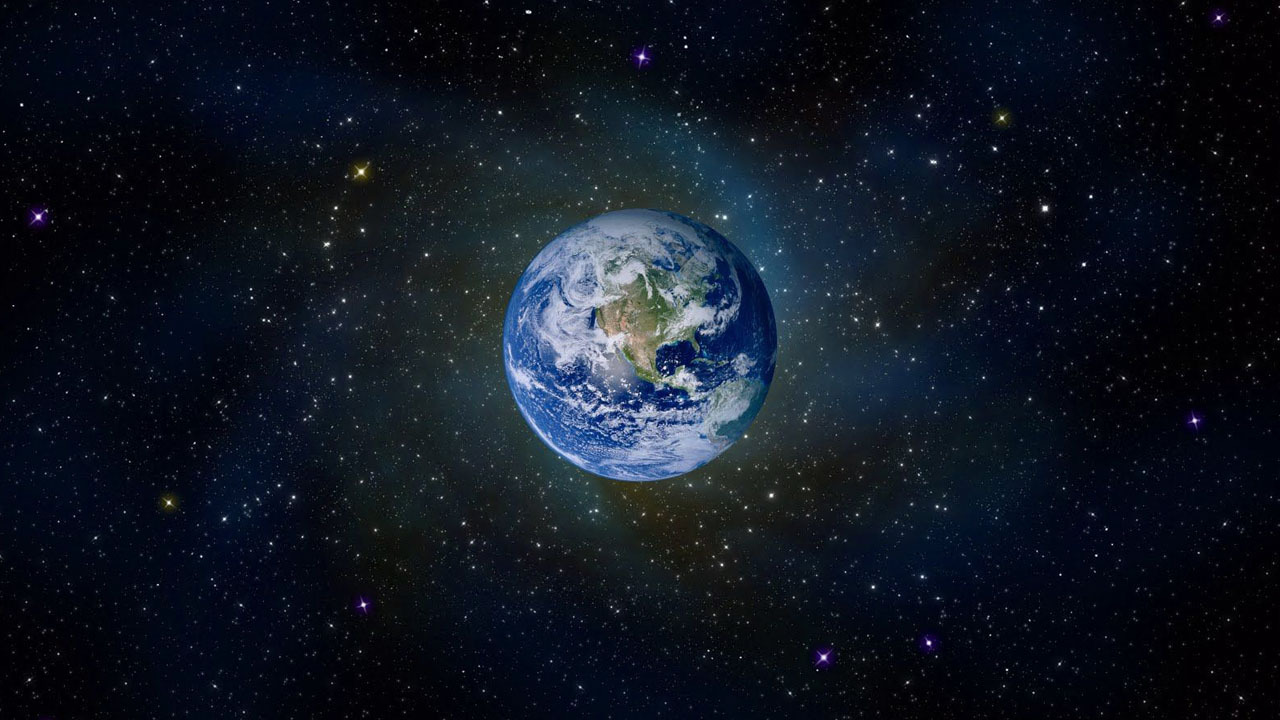
//> input picture chromaKeying/background.jpg, 1280 x 720 px
$ ./submission   (built with g++ and OpenCV 4)
//> lines starting //> are read from the running program, lines starting //| are printed output that depends on the picture; pictures that were not available may be replaced by others from this repository, and a replacement may not be noted
#include <iostream>
#include <string>
#include <opencv2/opencv.hpp>
#include <opencv2/core.hpp>
#include <opencv2/imgproc.hpp>
#include <opencv2/imgcodecs.hpp>
#include <opencv2/highgui.hpp>

using namespace cv;
// as a reference on how to do this.
// https://medium.com/fnplus/blue-or-green-screen-effect-with-open-cv-chroma-keying-94d4a6ab2743

/*
 * Controls: You can build a simple interface using HighGUI. It should contain the following parts.

   1. Color Patch Selector : The interface should show a video frame and the user should be allowed to select a patch of green screen from the background.
      For simplicity, this patch can be a rectangular patch selected from a single frame. However,
      it is perfectly find to build an interface where you select multiple patches from one or more frames of the video.

   2. Tolerance slider : This slider will control how different the color can be from the mean of colors sampled in the previous step
      to be included in the green background.

   3. Softness slider (Optional): This slider will control the softness of the foreground mask at the edges.

   4. Color cast slider (Optional): In a green screen environment, some of the green color also gets cast on the subject.
   There are some interesting ways the color cast can be reduced, but during the process of removing the color cast some artifacts are get introduced.
   So, this slider should control the amount of color cast removal we want.

 */

Mat backgroundImage;
Mat astroidImageFromVideo;
Mat astroidImageFromVideoClone;
Mat patchFromAsteroidImage;
Mat blendedImage;
Size blurKernel(0,0);
Size videoFrameSize(0,0);
int videoFps = 25;

Point mousePointLBUTTONDOWN(0,0);
Point mousePointLBUTTONUP(0,0);
bool mousePressed = false;

Scalar lowerHSV(120,255,255);
Scalar higherHSV(0,0,0);
Scalar sampleLowerHSV(120,255,255);
Scalar sampleHigherHSV(0,0,0);
Scalar meanOfPatch(0,0,0);
int previousTrackbarPosition = 0;

int scaleFactor =0;
void PrintVideoProperties(const VideoCapture& videoCapture);
void GrabFrameFromVideo(VideoCapture& videoCapture);
void Tolerance(int trackbarPosition, void* userData);
void Softness(int trackbarPosition, void* userData);
void SelectPatch(int event, int x, int y, int flags, void *userdata);
void resetImage();
void SetChromaLevelsFromPath();
void SetChromaLevelsFromTrackbarValue(int trackbarPosition);
void BlendImageWithChromaLevels(bool showOutput = true);
void RecordVideo();

int main() {
    std::cout << "Chroma keying example" << std::endl;
    std::cout << "Please select a region of interest on the asteriod image" << std::endl;
    std::cout << "Please use the slider of Tolerance to adjust. I found the tolerance level 67 to be quite good." << std::endl;
    std::cout << "Please use the slider of Softness to adjust. I found the softness level 39 to be quite good." << std::endl;
    std::cout << "Once you have finished adjusting. Press the letter 'r' to create the output video." << std::endl;
    std::cout << "Press the escape key to exit." << std::endl;


    backgroundImage = imread("background.jpg",IMREAD_COLOR);
//> backgroundImage is the input picture: 720 rows x 1280 cols, CV_8UC3; mean B, G, R 33.3, 22.2, 15.9
    std::string videoFilename = "greenscreen-asteroid.mp4";

    // check to see if the video can be used and is in the directory to be read.
    VideoCapture videoCapture(videoFilename);
    if(!videoCapture.isOpened())
    {
        std::cout << "Failed to open video file" << std::endl;
        videoCapture.release();
        return -1;
    }

    PrintVideoProperties(videoCapture);
    GrabFrameFromVideo(videoCapture);
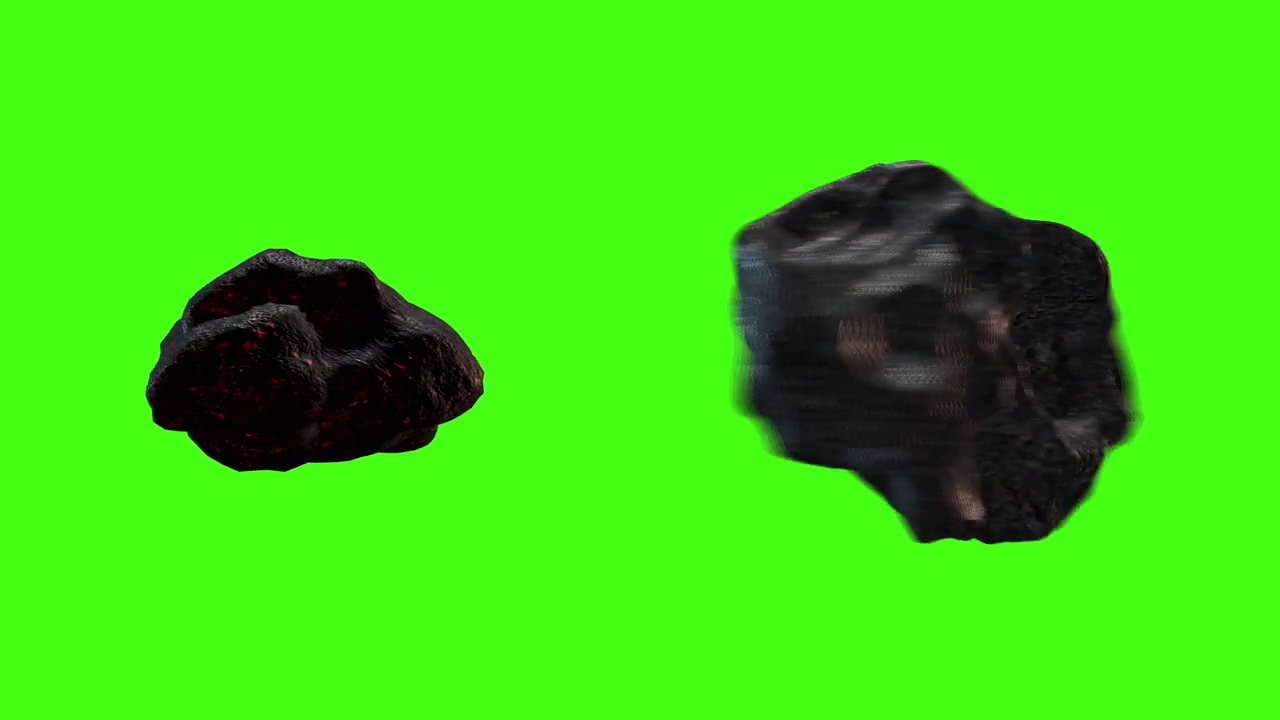
//> input picture chromaKeying/astroid.png, 1280 x 720 px, given in place of greenscreen-asteroid.mp4, which was not available
//> in GrabFrameFromVideo, astroidImageFromVideo is the input picture: 720 rows x 1280 cols, CV_8UC3; mean B, G, R 20.4, 213.1, 61.7
    videoCapture.release();

    std::string astroidWindow = "Asteroid";
    std::string astroidToleranceTrackbarName = "Tolerance";
    std::string astroidSoftnessTrackbarName = "Softness";
    namedWindow(astroidWindow,WINDOW_AUTOSIZE);

    createTrackbar(astroidToleranceTrackbarName,astroidWindow,&scaleFactor,100,Tolerance);
//> slider 'Tolerance' is set to 33
    setTrackbarMin(astroidToleranceTrackbarName,astroidWindow,0);
    setTrackbarMax(astroidToleranceTrackbarName,astroidWindow,100);

    createTrackbar(astroidSoftnessTrackbarName,astroidWindow,&scaleFactor,100,Softness);
    setTrackbarMin(astroidSoftnessTrackbarName,astroidWindow,0);
    setTrackbarMax(astroidSoftnessTrackbarName,astroidWindow,100);

    setMouseCallback(astroidWindow,SelectPatch);

    imshow(astroidWindow,astroidImageFromVideo);
    int keycode =  waitKey(0) & 0xFF;
//> the left mouse button is pressed at (320, 180)
//> the mouse is dragged to (640, 360)
//> the mouse is dragged to (960, 540)
//> the button is released at (960, 540)
//> call 4 of SelectPatch, with event = 4, x = 960, y = 540, flags = 0
//> in SelectPatch (call 4), `rectangle(astroidImageFromVideo, patchROI, Scalar(255,0,0),2);`:
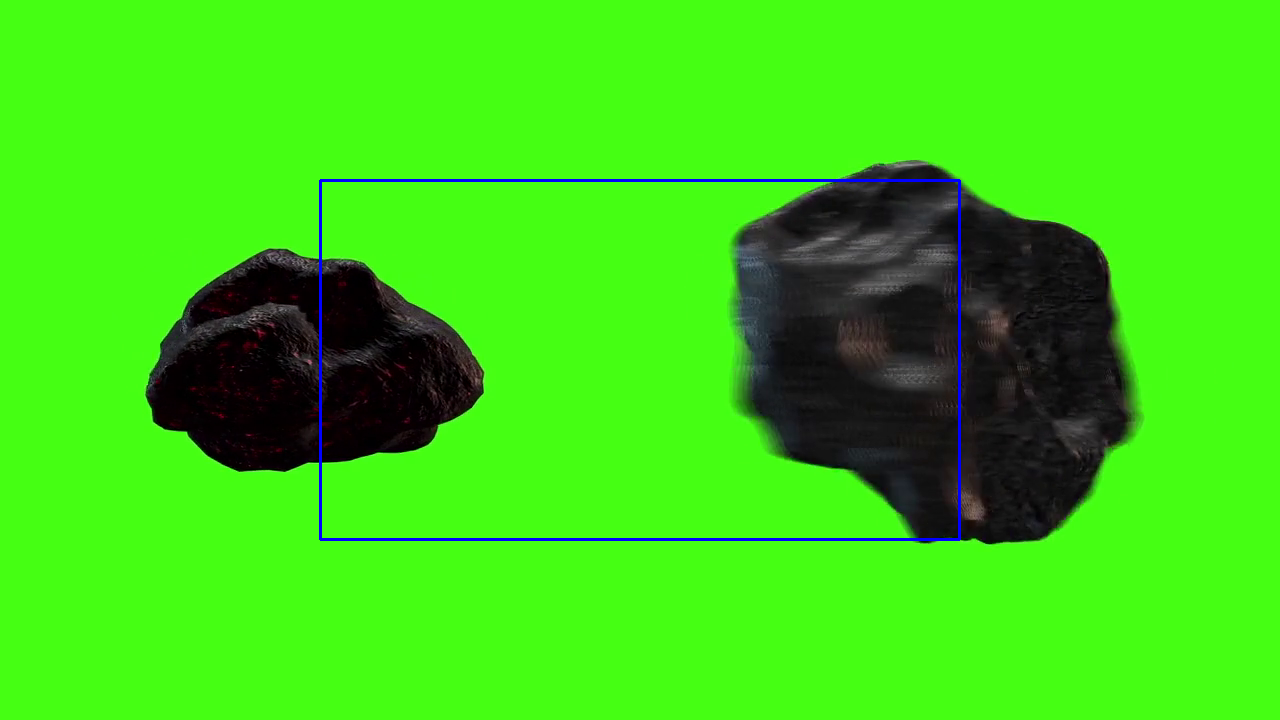
//> astroidImageFromVideo: 720 rows x 1280 cols, CV_8UC3; mean B, G, R 22, 212, 61.3
//> in SelectPatch (call 4), `cvtColor(astroidImageFromVideoClone, image_hsv, COLOR_BGR2HSV);`: image_hsv: 720 rows x 1280 cols, CV_8UC3; mean H, S, V 56.8, 207.2, 213.9
//> in SelectPatch (call 4), `patchFromAsteroidImage = image_hsv(patchROI);`: patchFromAsteroidImage: 360 rows x 640 cols, CV_8UC3; mean H, S, V 58.6, 171.9, 170.1
    // letter r to do perform the recording of the video
    if(keycode == 114)
    {
        RecordVideo();
    }

    // clean up

    destroyAllWindows();
    return 0;
}


void GrabFrameFromVideo(VideoCapture& videoCapture)
{
    // go to the 4th second and grab a frame
    int frameAt4thSecond = 100;
    videoCapture.set(CAP_PROP_POS_FRAMES,frameAt4thSecond);
    videoCapture >> astroidImageFromVideo;
    astroidImageFromVideoClone = astroidImageFromVideo.clone();
    // set back to position zero
    videoCapture.set(CAP_PROP_POS_FRAMES,0);
}
void Tolerance(int trackbarPosition, void* userData)
{
    std::cout << trackbarPosition << std::endl;
    // reset back to the sample values
    lowerHSV = sampleLowerHSV;
    higherHSV = sampleHigherHSV;
    if(trackbarPosition == 0){
        previousTrackbarPosition = 0;
    }
    else{
        int trackbarValue = trackbarPosition - previousTrackbarPosition;
        SetChromaLevelsFromTrackbarValue(trackbarValue);
    }

    std::cout << lowerHSV << std::endl;
    std::cout << higherHSV << std::endl;
    std::cout << "sample" << std::endl;
    std::cout << sampleLowerHSV << std::endl;
    std::cout << sampleHigherHSV << std::endl;

    BlendImageWithChromaLevels();

}
void Softness(int trackbarPosition, void* userData)
{
    std::cout << trackbarPosition << std::endl;

    // has to be greater than zero and divisible by 2
    if(trackbarPosition % 2 && trackbarPosition > 0){
        blurKernel = Size(trackbarPosition,trackbarPosition);
    }

    BlendImageWithChromaLevels();
}
void SelectPatch(int event, int x, int y, int flags, void *userdata)
{

    if(event == EVENT_LBUTTONDOWN)
    {
        if(mousePointLBUTTONDOWN != Point(x,y))
        {
            mousePointLBUTTONDOWN =  Point(x,y);
            mousePointLBUTTONUP = Point(x,y);
            mousePressed = true;
            resetImage();
        }
    }
    else if(event == EVENT_MOUSEMOVE)
    {
        if(mousePressed)
        {
            resetImage();
            mousePointLBUTTONUP = Point(x,y);
            line(astroidImageFromVideo,mousePointLBUTTONDOWN,Point(x,y),Scalar(0,0,255),2);
            imshow("Asteroid", astroidImageFromVideo);
        }
    }
    else if (event == EVENT_LBUTTONUP)
    {
        mousePointLBUTTONUP = Point(x,y);
        mousePressed = false;
        resetImage();
        Rect patchROI = Rect(mousePointLBUTTONDOWN,mousePointLBUTTONUP);
        rectangle(astroidImageFromVideo, patchROI, Scalar(255,0,0),2);

        Mat image_hsv;
        cvtColor(astroidImageFromVideoClone, image_hsv, COLOR_BGR2HSV);

        patchFromAsteroidImage = image_hsv(patchROI);
        //imshow("patch", patchFromAsteroidImage);
        imshow("Asteroid", astroidImageFromVideo);
        SetChromaLevelsFromPath();
        BlendImageWithChromaLevels();

    }


}
void SetChromaLevelsFromTrackbarValue(int trackbarPosition)
{
    std::cout << "Trackbar value: " << trackbarPosition << std::endl;
    int min = 0, max = 0;
    // update the hue values
    min = lowerHSV[0];
    max = higherHSV[0];
    if(min - trackbarPosition < 0){
        min = 0;
    }
    else{
        min -= trackbarPosition;
    }
    if(max + trackbarPosition >180){
        max = 180;
    }
    else{
        max += trackbarPosition;
    }
    lowerHSV[0] = min;
    higherHSV[0] = max;

    // update the saturation
    min = lowerHSV[1];
    max = higherHSV[1];
    if(min - trackbarPosition < 0){
        min = 0;
    }
    else{
        min -= trackbarPosition;
    }
    if(max + trackbarPosition >255){
        max = 255;
    }
    else{
        max += trackbarPosition;
    }
    lowerHSV[1] = min;
    higherHSV[1] = max;

    // update the value
    min = lowerHSV[2];
    max = higherHSV[2];
    if(min - trackbarPosition < 0){
        min = 0;
    }
    else{
        min -= trackbarPosition;
    }
    if(max + trackbarPosition >255){
        max = 255;
    }
    else{
        max += trackbarPosition;
    }
    lowerHSV[2] = min;
    higherHSV[2] = max;

}
void SetChromaLevelsFromPath(){

    std::vector<Mat> hsvChannels(3);
    split(patchFromAsteroidImage, hsvChannels);
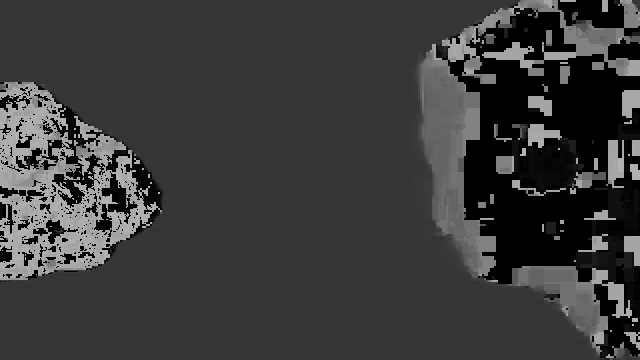
//> hsvChannels[0]: 360 rows x 640 cols, CV_8UC1; min 0, max 179, mean 58.6
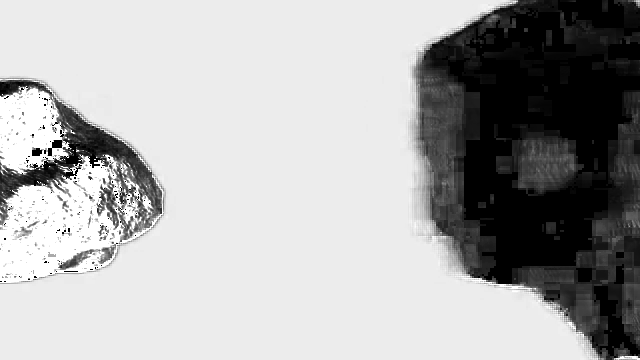
//> hsvChannels[1]: 360 rows x 640 cols, CV_8UC1; min 0, max 255, mean 171.9
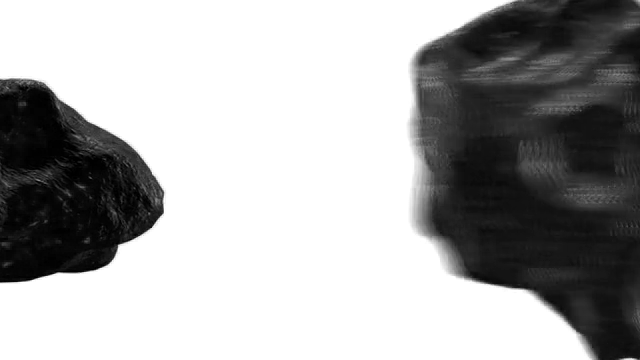
//> hsvChannels[2]: 360 rows x 640 cols, CV_8UC1; min 0, max 255, mean 170.1

    double min = 0, max =0;
    // hue
    minMaxLoc(hsvChannels[0],&min, &max);
//> max = 179
    std::cout << "min: " << min << " max: " << max  << std::endl;
//| min: 0 max: 179
    lowerHSV[0] = (min -2) < 0 ? min : min-2 ;
    higherHSV[0] = max + 2;
//> higherHSV = Scalar(181)

    // sat
    minMaxLoc(hsvChannels[1],&min, &max);
//> max = 255
    std::cout << "min: " << min << " max: " << max  << std::endl;
//| min: 0 max: 255
    lowerHSV[1] = (min -100) < 0 ? min : min -100;
    higherHSV[1] = max + 100;
//> higherHSV = Scalar(181, 355)

    // value
    minMaxLoc(hsvChannels[2],&min, &max);
    std::cout << "min: " << min << " max: " << max  << std::endl;
//| min: 0 max: 255
    lowerHSV[2] = min;
    higherHSV[2] = max;
//> higherHSV = Scalar(181, 355, 255)

    // mean
    meanOfPatch = mean(patchFromAsteroidImage);
//> meanOfPatch = Scalar(58.61, 171.9, 170.1)
    std::cout << "mean: " <<meanOfPatch << std::endl;
//| mean: [58.61, 171.939, 170.112, 0]

    // store a history of this sample
    sampleLowerHSV = lowerHSV;
    sampleHigherHSV = higherHSV;
//> sampleHigherHSV = Scalar(181, 355, 255)

}
void BlendImageWithChromaLevels(bool showOutput)
{
//> called with showOutput = true
    Mat image_hsv;
    cvtColor(astroidImageFromVideoClone, image_hsv, COLOR_BGR2HSV);

    std::cout << lowerHSV << std::endl;
    std::cout << higherHSV << std::endl;
//| [181, 355, 255, 0]

    Mat background_mask;
    inRange(image_hsv, lowerHSV, higherHSV, background_mask);
//> background_mask: 720 rows x 1280 cols, CV_8UC1; every value is 255
//> in SetChromaLevelsFromTrackbarValue, `max = higherHSV[0];`: max = 181
//> in SetChromaLevelsFromTrackbarValue, `higherHSV[0] = max;`: higherHSV = Scalar(180, 355, 255)
//> in SetChromaLevelsFromTrackbarValue, `max = higherHSV[1];`: max = 355
//> in SetChromaLevelsFromTrackbarValue, `higherHSV[1] = max;`: higherHSV = Scalar(180, 255, 255)
//> in SetChromaLevelsFromTrackbarValue, `max = higherHSV[2];`: max = 255
//| [180, 255, 255, 0]
//| [181, 355, 255, 0]
//| [180, 255, 255, 0]
//| [180, 255, 255, 0]
//> the space key is pressed

    blendedImage = astroidImageFromVideoClone.clone();

    if(blurKernel.height > 0)
    {
        GaussianBlur(background_mask, background_mask, blurKernel,0,0);
    }

    backgroundImage.copyTo(blendedImage, background_mask);
    if(showOutput)
    {
        imshow("Blended Image", blendedImage);
    }

}
void resetImage()
{
    astroidImageFromVideoClone.copyTo(astroidImageFromVideo);
}
void PrintVideoProperties(const VideoCapture& videoCapture)
{
    int width=0, height=0, fps=0;

    width = videoCapture.get(CAP_PROP_FRAME_WIDTH);
    height = videoCapture.get(CAP_PROP_FRAME_HEIGHT);
    fps = videoCapture.get(CAP_PROP_FPS);
    std::cout << "Video width: " << width << std::endl;
    std::cout << "Video height: " << height << std::endl;
    std::cout << "Video duration: " << videoCapture.get(CAP_PROP_FRAME_COUNT) << std::endl;
    std::cout << "Video fps: " << fps  << std::endl;

    // needed for the recording
    videoFrameSize = Size(width,height);
    videoFps = fps;
}
void RecordVideo()
{
    std::string videoFilename = "./greenscreen-asteroid.mp4";
    std::string outputVideoFilename = "./output.mp4";

    // check to see if the video can be used and is in the directory to be read.
    VideoCapture videoReader(videoFilename);
    VideoWriter  videoWriter(outputVideoFilename,VideoWriter::fourcc('M','J','P','G'),videoFps,videoFrameSize);

    int counter = 0;
    while(videoReader.isOpened())
    {
        videoReader >> astroidImageFromVideoClone;
        if(astroidImageFromVideoClone.empty())
        {
            break;
        }

        // apply the chroma levels and blur
        BlendImageWithChromaLevels(false);

        // save to disk
        videoWriter.write(blendedImage);
        imshow("VideoFrame", blendedImage);
        waitKey(25);
        counter++;

        std::cout << "Video Frame Number: " << counter << std::endl;

    }

    //clean up
    videoReader.release();
    videoWriter.release();
}
